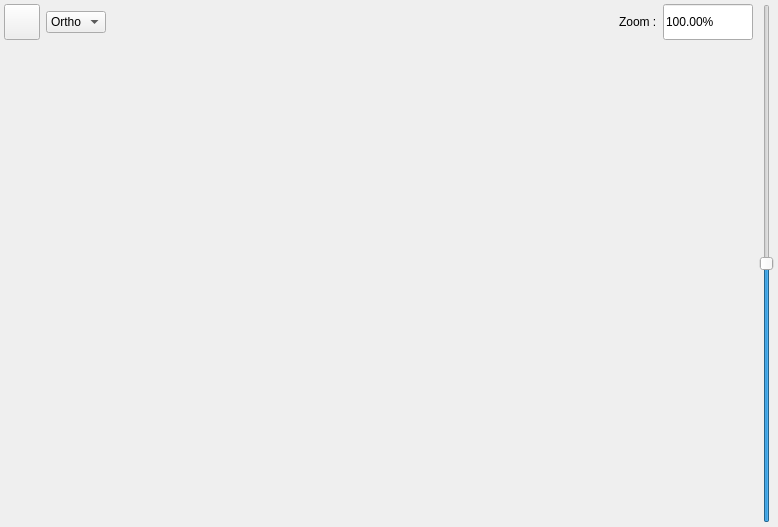
<?xml version="1.0" encoding="UTF-8"?>
<ui version="4.0">
 <class>uiDVDLayout</class>
 <widget class="QWidget" name="uiDVDLayout">
  <property name="geometry">
   <rect>
    <x>0</x>
    <y>0</y>
    <width>778</width>
    <height>527</height>
   </rect>
  </property>
  <property name="windowTitle">
   <string>Subtitles</string>
  </property>
  <layout class="QGridLayout">
   <property name="leftMargin">
    <number>4</number>
   </property>
   <property name="topMargin">
    <number>4</number>
   </property>
   <property name="rightMargin">
    <number>4</number>
   </property>
   <property name="bottomMargin">
    <number>4</number>
   </property>
   <property name="spacing">
    <number>2</number>
   </property>
   <item row="0" column="0">
    <layout class="QHBoxLayout">
     <item>
      <layout class="QVBoxLayout">
       <item>
        <layout class="QHBoxLayout">
         <item>
          <widget class="QPushButton" name="m_pButtonPrinter">
           <property name="minimumSize">
            <size>
             <width>36</width>
             <height>36</height>
            </size>
           </property>
           <property name="maximumSize">
            <size>
             <width>36</width>
             <height>36</height>
            </size>
           </property>
           <property name="text">
            <string/>
           </property>
           <property name="checkable">
            <bool>false</bool>
           </property>
          </widget>
         </item>
         <item>
          <widget class="QComboBox" name="m_pComboRouter">
           <item>
            <property name="text">
             <string>Ortho</string>
            </property>
           </item>
           <item>
            <property name="text">
             <string>Star</string>
            </property>
           </item>
           <item>
            <property name="text">
             <string>Glow</string>
            </property>
           </item>
          </widget>
         </item>
         <item>
          <spacer name="spacer11">
           <property name="orientation">
            <enum>Qt::Horizontal</enum>
           </property>
           <property name="sizeType">
            <enum>QSizePolicy::Expanding</enum>
           </property>
           <property name="sizeHint" stdset="0">
            <size>
             <width>360</width>
             <height>20</height>
            </size>
           </property>
          </spacer>
         </item>
         <item>
          <widget class="QLabel" name="textLabel1">
           <property name="text">
            <string>Zoom :</string>
           </property>
           <property name="wordWrap">
            <bool>false</bool>
           </property>
          </widget>
         </item>
         <item>
          <widget class="QLineEdit" name="m_pEditZoom">
           <property name="minimumSize">
            <size>
             <width>90</width>
             <height>0</height>
            </size>
           </property>
           <property name="maximumSize">
            <size>
             <width>85</width>
             <height>32767</height>
            </size>
           </property>
           <property name="text">
            <string>100.00%</string>
           </property>
          </widget>
         </item>
        </layout>
       </item>
       <item>
        <widget class="QFrame" name="m_pFramePreview">
         <property name="sizePolicy">
          <sizepolicy hsizetype="MinimumExpanding" vsizetype="MinimumExpanding">
           <horstretch>0</horstretch>
           <verstretch>0</verstretch>
          </sizepolicy>
         </property>
        </widget>
       </item>
      </layout>
     </item>
     <item>
      <widget class="QSlider" name="m_pSliderZoom">
       <property name="minimum">
        <number>-1000</number>
       </property>
       <property name="maximum">
        <number>1000</number>
       </property>
       <property name="singleStep">
        <number>10</number>
       </property>
       <property name="pageStep">
        <number>100</number>
       </property>
       <property name="orientation">
        <enum>Qt::Vertical</enum>
       </property>
      </widget>
     </item>
    </layout>
   </item>
  </layout>
 </widget>
 <layoutdefault spacing="6" margin="11"/>
 <pixmapfunction>qPixmapFromMimeSource</pixmapfunction>
 <tabstops>
  <tabstop>m_pSliderZoom</tabstop>
 </tabstops>
 <resources/>
 <connections/>
</ui>
